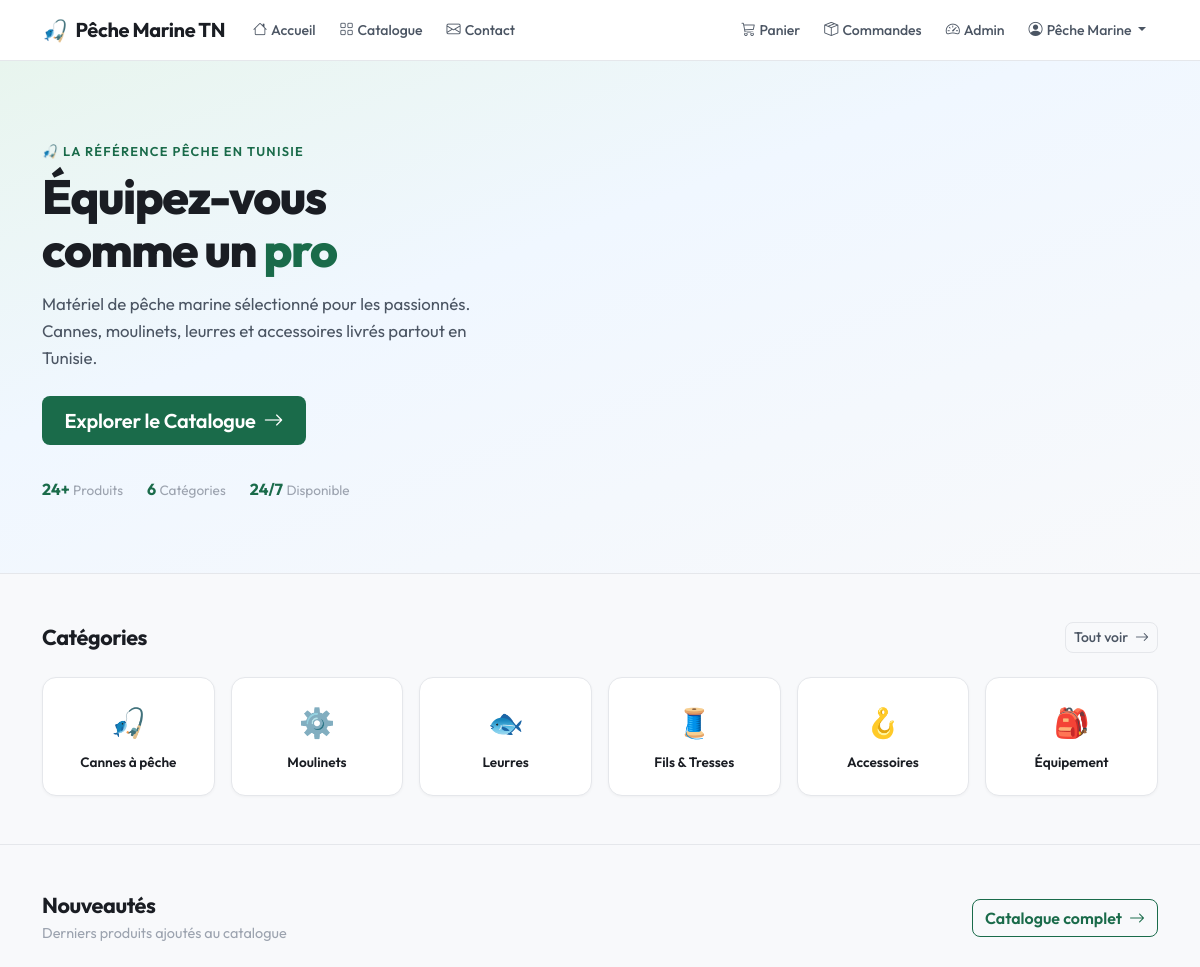
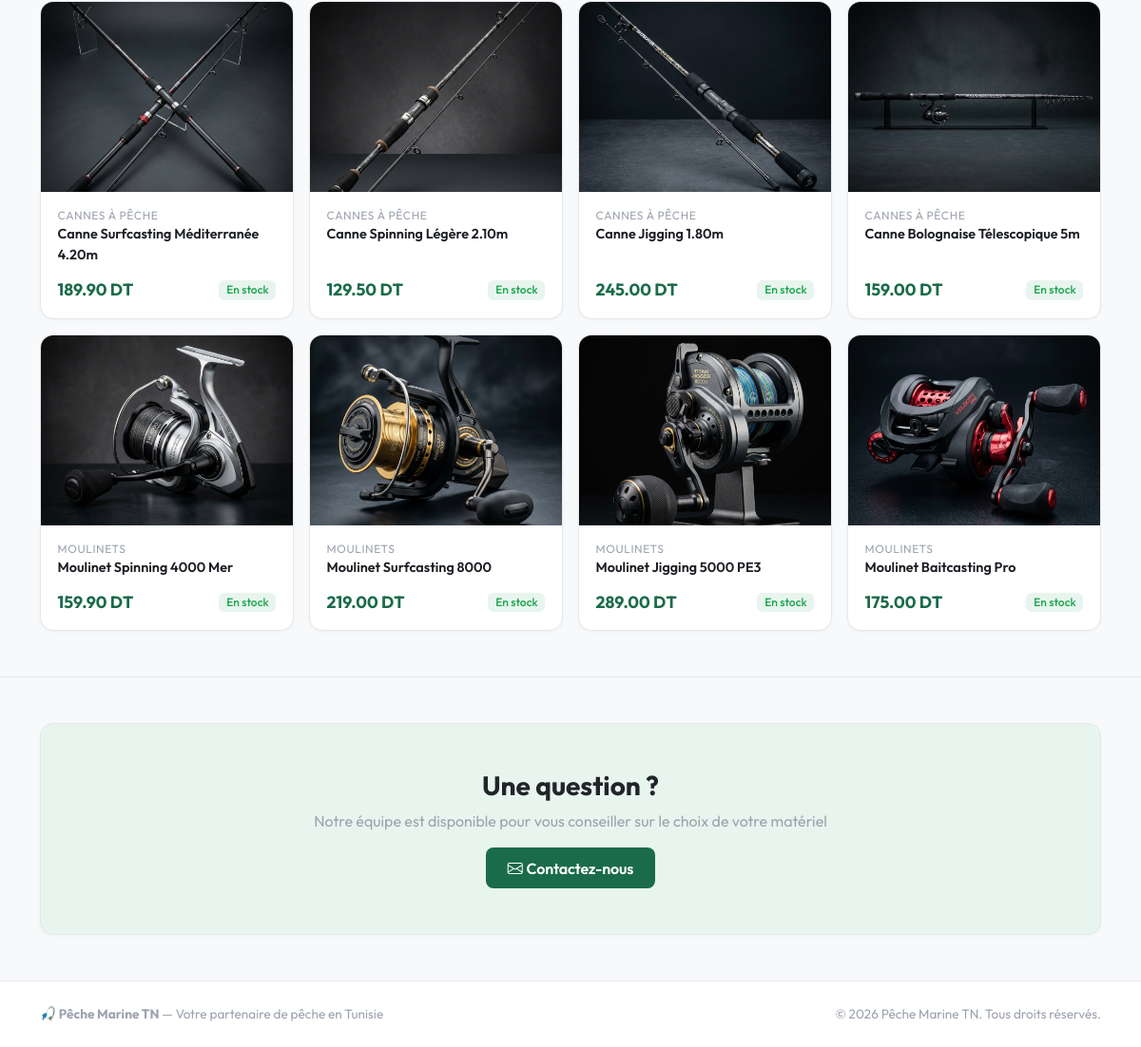
/ (signed in), run on the app's committed database (2 pictures, top to bottom).
### tables this page shows
CREATE TABLE categorie (
    id          INTEGER PRIMARY KEY AUTOINCREMENT,
    nom         TEXT NOT NULL,
    description TEXT,
    image       TEXT
);

CREATE TABLE produit (
    id             INTEGER PRIMARY KEY AUTOINCREMENT,
    nom            TEXT NOT NULL,
    description    TEXT,
    prix           REAL NOT NULL,
    quantite_stock INTEGER NOT NULL DEFAULT 0,
    image          TEXT,
    categorie_id   INTEGER,
    created_at     DATETIME DEFAULT CURRENT_TIMESTAMP,
    FOREIGN KEY (categorie_id) REFERENCES categorie(id)
);

### app/controllers/HomeController.php (called while the page is built, shortened)
<?php
class HomeController {
    public static function index(): void {
        $db = Database::get();
        $categories = $db->query("SELECT * FROM categorie ORDER BY id")->fetchAll();
        $featured = $db->query("SELECT p.*, c.nom as categorie_nom FROM produit p
            LEFT JOIN categorie c ON c.id = p.categorie_id
            ORDER BY p.created_at DESC LIMIT 8")->fetchAll();
        require VIEW_PATH . '/layouts/header.php';
        require VIEW_PATH . '/home/index.php';
        require VIEW_PATH . '/layouts/footer.php';
    }
}

### public/index.php (called while the page is built, shortened)
<?php
require_once BASE_PATH . '/router.php';

### config/config.php (called while the page is built, shortened)
<?php
function e(string $str): string {
    return htmlspecialchars($str, ENT_QUOTES, 'UTF-8');
}

### app/views/home/index.php (the view, shortened to what this page needs)
<?php
$catIcons = ['🎣', '⚙️', '🐟', '🧵', '🪝', '🎒'];
?>
<section class="hero">
    <div class="container position-relative">
        <div class="row align-items-center">
            <div class="col-lg-7">
                <p class="text-uppercase fw-semibold mb-2" style="font-size:0.8rem; letter-spacing:0.1em; color: var(--accent);">
                    🎣 La référence pêche en Tunisie
                </p>
                <h1>Équipez-vous<br>comme un <span class="highlight">pro</span></h1>
                <p class="mt-3">Matériel de pêche marine sélectionné pour les passionnés. Cannes, moulinets, leurres et accessoires livrés partout en Tunisie.</p>
                <div class="d-flex gap-2 mt-4 flex-wrap">
                    <a href="/products" class="btn btn-primary btn-lg">
                        Explorer le Catalogue <i class="bi bi-arrow-right ms-1"></i>
                    </a>
                </div>
                <div class="d-flex gap-4 mt-4 pt-2">
                    <div><span class="fw-bold" style="color:var(--accent);">24+</span> <span class="text-muted" style="font-size:0.85rem;">Produits</span></div>
                    <div><span class="fw-bold" style="color:var(--accent);">6</span> <span class="text-muted" style="font-size:0.85rem;">Catégories</span></div>
                    <div><span class="fw-bold" style="color:var(--accent);">24/7</span> <span class="text-muted" style="font-size:0.85rem;">Disponible</span></div>
                </div>
            </div>
        </div>
    </div>
</section>
<section class="py-5">
    <div class="container">
        <div class="d-flex justify-content-between align-items-center mb-4">
            <h2 class="section-title mb-0">Catégories</h2>
            <a href="/products" class="btn btn-outline-secondary btn-sm">Tout voir <i class="bi bi-arrow-right ms-1"></i></a>
        </div>
        <div class="row g-3">
            <?php foreach ($categories as $i => $cat): ?>
                <div class="col-4 col-md-2">
                    <a href="/products?category=<?= $cat['id'] ?>" class="card category-card h-100">
                        <span class="cat-icon"><?= $catIcons[$i] ?? '🐠' ?></span>
                        <span class="cat-name"><?= e($cat['nom']) ?></span>
                    </a>
                </div>
            <?php endforeach; ?>
        </div>
    </div>
</section>
<section class="py-5" style="border-top: 1px solid var(--border);">
    <div class="container">
        <div class="d-flex justify-content-between align-items-center mb-4">
            <div>
                <h2 class="section-title mb-1">Nouveautés</h2>
                <p class="text-muted mb-0" style="font-size:0.9rem;">Derniers produits ajoutés au catalogue</p>
            </div>
            <a href="/products" class="btn btn-outline-primary">Catalogue complet <i class="bi bi-arrow-right ms-1"></i></a>
        </div>
        <div class="row g-3">
            <?php foreach ($featured as $product): ?>
                <div class="col-6 col-md-4 col-lg-3">
                    <div class="card product-card h-100">
                        <a href="/products/<?= $product['id'] ?>">
                            <?php if (!empty($product['image'])): ?>
                                <img src="/assets/images/products/<?= e($product['image']) ?>" class="card-img-top" alt="<?= e($product['nom']) ?>">
                            <?php else: ?>
                                <div class="product-img-placeholder"><i class="bi bi-image"></i></div>
                            <?php endif; ?>
                        </a>
                        <div class="card-body d-flex flex-column">
                            <span class="product-category"><?= e($product['categorie_nom'] ?? '') ?></span>
                            <a href="/products/<?= $product['id'] ?>" class="product-name text-decoration-none"><?= e($product['nom']) ?></a>
                            <div class="mt-auto pt-2 d-flex justify-content-between align-items-center">
                                <span class="product-price"><?= number_format($product['prix'], 2) ?> DT</span>
                                <?php if ($product['quantite_stock'] > 0): ?>
                                    <span class="badge bg-success-subtle text-success">En stock</span>
                                <?php else: ?>
                                    <span class="badge bg-danger-subtle text-danger">Épuisé</span>
                                <?php endif; ?>
                            </div>
                        </div>
                    </div>
                </div>
            <?php endforeach; ?>
        </div>
    </div>
</section>
<section class="py-5" style="border-top: 1px solid var(--border);">
    <div class="container">
        <div class="card text-center" style="padding: 3rem 2rem; background: var(--accent-subtle);">
            <h3 class="fw-bold mb-2">Une question ?</h3>
            <p class="mb-3" style="color: var(--text-muted);">Notre équipe est disponible pour vous conseiller sur le choix de votre matériel</p>
            <div><a href="/contact" class="btn btn-primary"><i class="bi bi-envelope me-1"></i>Contactez-nous</a></div>
        </div>
    </div>
</section>

### public/assets/css/style.css (style rules this page uses)
:root { --bg: #f8f9fb; --bg-card: #ffffff; --bg-card-hover: #f0f2f5; --bg-surface: #f1f3f6; --glass: rgba(255,255,255,0.85); --glass-border: rgba(0,0,0,0.06); --accent: #1a6b4a; --accent-light: #22876a; --accent-subtle: #e8f5ee; --text-primary: #1a1d23; --text-secondary: #4b5563; --text-muted: #9ca3af; --border: #e5e7eb; --radius: 14px; --radius-sm: 8px; --shadow-sm: 0 1px 3px rgba(0,0,0,0.04); --shadow: 0 4px 16px rgba(0,0,0,0.06); --shadow-lg: 0 8px 30px rgba(0,0,0,0.08); --transition: all 0.2s ease; }
* { box-sizing: border-box; margin: 0; padding: 0; }
body { font-family: 'Outfit', sans-serif; background: var(--bg); color: var(--text-primary); min-height: 100vh; display: flex; flex-direction: column; -webkit-font-smoothing: antialiased; }
a { color: var(--accent); text-decoration: none; transition: var(--transition); }
.hero { background: linear-gradient(160deg, #e8f5ee 0%, #f0f7ff 40%, var(--bg) 100%); padding: 5rem 0 4.5rem; position: relative; overflow: hidden; border-bottom: 1px solid var(--border); }
.hero h1 { font-weight: 800; font-size: 3rem; line-height: 1.1; letter-spacing: -0.03em; margin-bottom: 1rem; color: var(--text-primary); }
.hero h1 .highlight { color: var(--accent); }
.hero p { font-size: 1.05rem; color: var(--text-secondary); max-width: 480px; line-height: 1.6; }
.btn-primary { background: var(--accent); border: none; border-radius: var(--radius-sm); font-weight: 600; padding: 0.6rem 1.4rem; color: #fff; transition: var(--transition); font-family: 'Outfit', sans-serif; letter-spacing: -0.01em; }
.btn-outline-primary { color: var(--accent); border: 1.5px solid var(--accent); border-radius: var(--radius-sm); font-weight: 600; background: transparent; }
.btn-outline-secondary { color: var(--text-secondary); border: 1px solid var(--border); border-radius: var(--radius-sm); font-weight: 500; }
.card { background: var(--bg-card); border: 1px solid var(--border); border-radius: var(--radius); transition: var(--transition); overflow: hidden; box-shadow: var(--shadow-sm); }
.product-card .card-body { padding: 1rem 1.1rem; }
.product-card .product-name { font-weight: 600; font-size: 0.9rem; color: var(--text-primary); display: -webkit-box; -webkit-line-clamp: 2; -webkit-box-orient: vertical; overflow: hidden; margin-bottom: 0.3rem; }
.product-card .product-price { font-weight: 700; font-size: 1.1rem; color: var(--accent); }
.product-card .product-category { font-size: 0.75rem; color: var(--text-muted); text-transform: uppercase; letter-spacing: 0.05em; }
.card-img-top { height: 200px; object-fit: cover; background: var(--bg-surface); }
.category-card { text-align: center; padding: 1.4rem 0.8rem; cursor: pointer; text-decoration: none; color: var(--text-primary); border: 1px solid var(--border); background: var(--bg-card); }
.category-card .cat-icon { font-size: 1.8rem; margin-bottom: 0.5rem; display: block; }
.category-card .cat-name { font-weight: 600; font-size: 0.85rem; }
.badge { font-weight: 500; font-size: 0.75rem; border-radius: 6px; }
.bg-success-subtle { background: #e8f5ee !important; }
.text-success { color: #16a34a !important; }
.section-title { font-weight: 700; font-size: 1.35rem; margin-bottom: 1.5rem; letter-spacing: -0.02em; }
.text-muted { color: var(--text-muted) !important; }

### data on the page
categorie: i "🎣", nom "Cannes à pêche"
categorie: i "⚙️", nom "Moulinets"
categorie: i "🐟", nom "Leurres"
categorie: i "🧵", nom "Fils & Tresses"
categorie: i "🪝", nom "Accessoires"
categorie: i "🎒", nom "Équipement"
produit: image (picture), categorie.nom "CANNES À PÊCHE", nom "Canne Surfcasting Méditerranée 4.20m", prix "189.90", quantite_stock "En stock"
produit: image (picture), categorie.nom "CANNES À PÊCHE", nom "Canne Spinning Légère 2.10m", prix "129.50", quantite_stock "En stock"
produit: image (picture), categorie.nom "CANNES À PÊCHE", nom "Canne Jigging 1.80m", prix "245.00", quantite_stock "En stock"
produit: image (picture), categorie.nom "CANNES À PÊCHE", nom "Canne Bolognaise Télescopique 5m", prix "159.00", quantite_stock "En stock"
produit: image (picture), categorie.nom "MOULINETS", nom "Moulinet Spinning 4000 Mer", prix "159.90", quantite_stock "En stock"
produit: image (picture), categorie.nom "MOULINETS", nom "Moulinet Surfcasting 8000", prix "219.00", quantite_stock "En stock"
produit: image (picture), categorie.nom "MOULINETS", nom "Moulinet Jigging 5000 PE3", prix "289.00", quantite_stock "En stock"
produit: image (picture), categorie.nom "MOULINETS", nom "Moulinet Baitcasting Pro", prix "175.00", quantite_stock "En stock"

### other printed values
$_SESSION['user_name'] "Pêche Marine"
